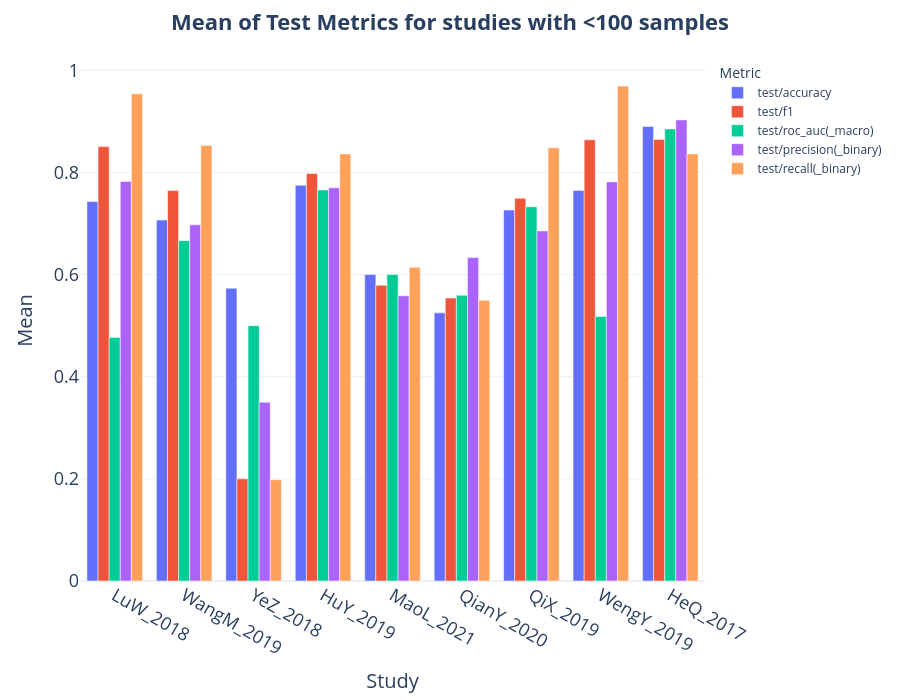
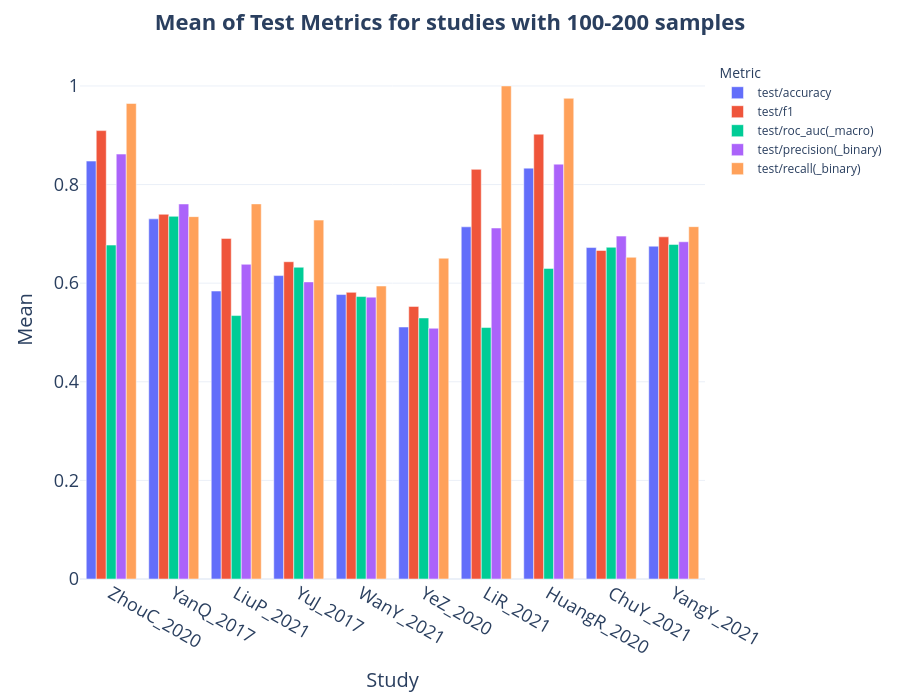
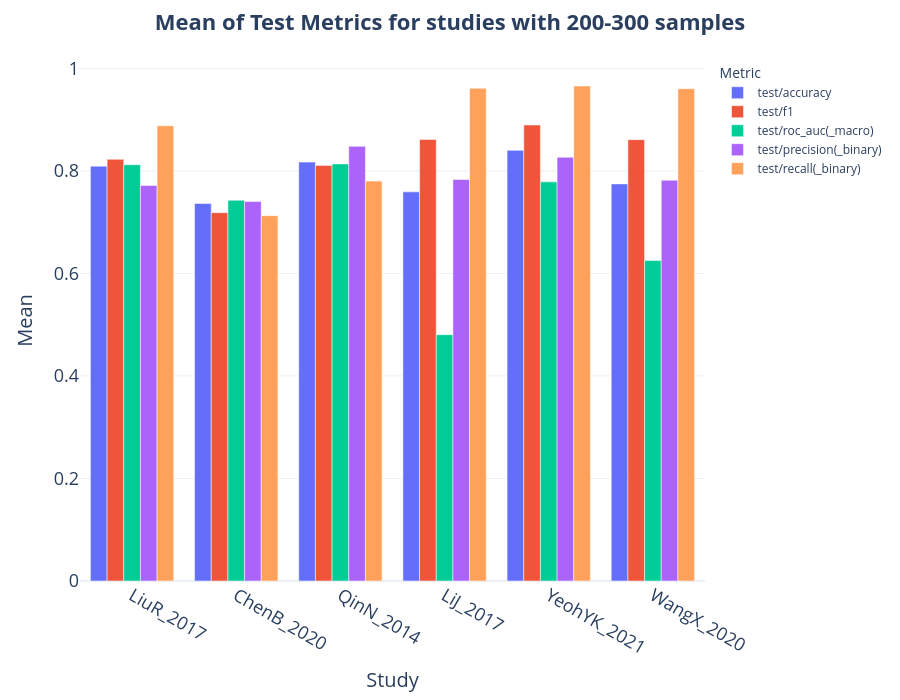
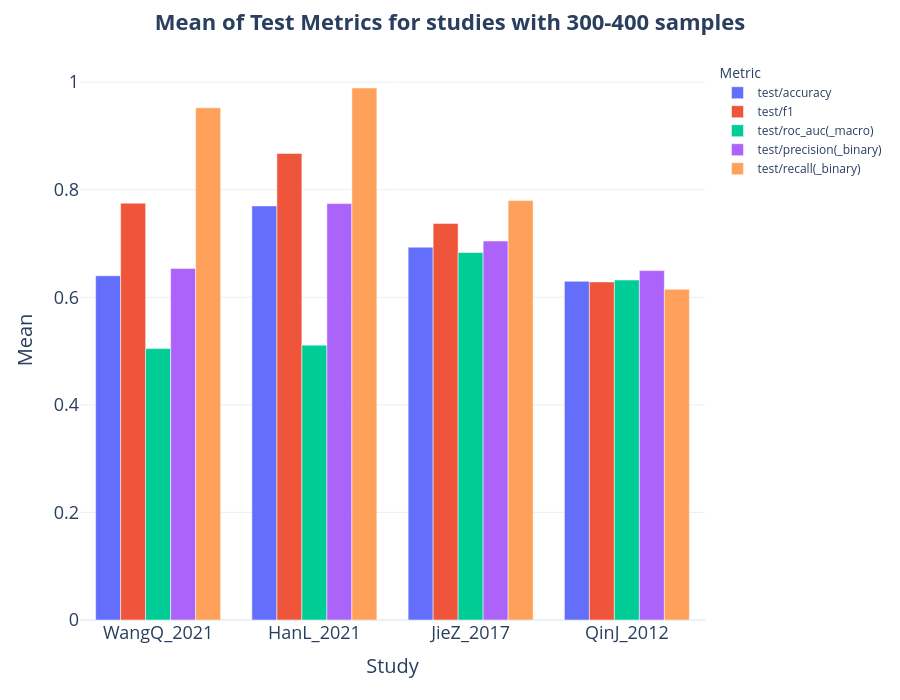

Notebook cell for these charts, in order:
### Code cell
# Look at the lists separately and compare between studies within a list
def do_this(study_list, title_addition):
    ## studies_less_than_100
    data = []
    for study in study_list:
        study_df = full_df[full_df["run_name"].str.contains(study)]
        for metric in metrics:
            data.append(
                {
                    "Study": study,
                    "Metric": metric,
                    "Mean": study_df[study_df["Metric"] == metric]["Mean"].mean(),
                }
            )

    df_plot = pd.DataFrame(data)

    # Create an interactive grouped bar chart
    fig = px.bar(
        df_plot,
        x="Study",
        y="Mean",
        color="Metric",
        barmode="group",
        title=f"",
        template="plotly_white",
        hover_data={"Mean": ":.3f"},
    )
    fig.update_layout(height=700)
    fig.update_layout(
        title=dict(
            text=f"Mean of Test Metrics for studies with {title_addition} samples",
            font=dict(weight="bold", size=22),
            x=0.5,
        )
    )
    # larger font size for x and y axis and labels
    fig.update_xaxes(title_font=dict(size=20))
    fig.update_yaxes(title_font=dict(size=20))
    fig.update_xaxes(tickfont=dict(size=18))
    fig.update_yaxes(tickfont=dict(size=18))

    fig.show()


do_this(studies_less_than_100, "<100")
do_this(studies_b_100_200, "100-200")
do_this(studies_b_200_300, "200-300")
do_this(studies_b_300_400, "300-400")

### Figure 1 — Plotly figure (JSON) as saved in the notebook; plotly's stock layout.template omitted (floating-point values rounded to 4 significant figures)
{"data": [{"alignmentgroup": "True", "hovertemplate": "Metric=test/accuracy<br>Study=%{x}<br>Mean=%{y:.3f}<extra></extra>", "legendgroup": "test/accuracy", "marker": {"color": "#636efa", "pattern": {"shape": ""}}, "name": "test/accuracy", "offsetgroup": "test/accuracy", "orientation": "v", "showlegend": true, "textposition": "auto", "type": "bar", "x": ["LuW_2018", "WangM_2019", "YeZ_2018", "HuY_2019", "MaoL_2021", "QianY_2020", "QiX_2019", "WengY_2019", "HeQ_2017"], "xaxis": "x", "y": [0.7429, 0.7067, 0.5733, 0.775, 0.6, 0.525, 0.7263, 0.7647, 0.89], "yaxis": "y"}, {"alignmentgroup": "True", "hovertemplate": "Metric=test/f1<br>Study=%{x}<br>Mean=%{y:.3f}<extra></extra>", "legendgroup": "test/f1", "marker": {"color": "#EF553B", "pattern": {"shape": ""}}, "name": "test/f1", "offsetgroup": "test/f1", "orientation": "v", "showlegend": true, "textposition": "auto", "type": "bar", "x": ["LuW_2018", "WangM_2019", "YeZ_2018", "HuY_2019", "MaoL_2021", "QianY_2020", "QiX_2019", "WengY_2019", "HeQ_2017"], "xaxis": "x", "y": [0.8505, 0.7643, 0.2, 0.7979, 0.5789, 0.5541, 0.7494, 0.8638, 0.8645], "yaxis": "y"}, {"alignmentgroup": "True", "hovertemplate": "Metric=test/roc_auc(_macro)<br>Study=%{x}<br>Mean=%{y:.3f}<extra></extra>", "legendgroup": "test/roc_auc(_macro)", "marker": {"color": "#00cc96", "pattern": {"shape": ""}}, "name": "test/roc_auc(_macro)", "offsetgroup": "test/roc_auc(_macro)", "orientation": "v", "showlegend": true, "textposition": "auto", "type": "bar", "x": ["LuW_2018", "WangM_2019", "YeZ_2018", "HuY_2019", "MaoL_2021", "QianY_2020", "QiX_2019", "WengY_2019", "HeQ_2017"], "xaxis": "x", "y": [0.4769, 0.6664, 0.4997, 0.7657, 0.5999, 0.5595, 0.7327, 0.5179, 0.885], "yaxis": "y"}, {"alignmentgroup": "True", "hovertemplate": "Metric=test/precision(_binary)<br>Study=%{x}<br>Mean=%{y:.3f}<extra></extra>", "legendgroup": "test/precision(_binary)", "marker": {"color": "#ab63fa", "pattern": {"shape": ""}}, "name": "test/precision(_binary)", "offsetgroup": "test/precision(_binary)", "orientation": "v", "showlegend": true, "textposition": "auto", "type": "bar", "x": ["LuW_2018", "WangM_2019", "YeZ_2018", "HuY_2019", "MaoL_2021", "QianY_2020", "QiX_2019", "WengY_2019", "HeQ_2017"], "xaxis": "x", "y": [0.7822, 0.6973, 0.35, 0.77, 0.5583, 0.6333, 0.6854, 0.7814, 0.9028], "yaxis": "y"}, {"alignmentgroup": "True", "hovertemplate": "Metric=test/recall(_binary)<br>Study=%{x}<br>Mean=%{y:.3f}<extra></extra>", "legendgroup": "test/recall(_binary)", "marker": {"color": "#FFA15A", "pattern": {"shape": ""}}, "name": "test/recall(_binary)", "offsetgroup": "test/recall(_binary)", "orientation": "v", "showlegend": true, "textposition": "auto", "type": "bar", "x": ["LuW_2018", "WangM_2019", "YeZ_2018", "HuY_2019", "MaoL_2021", "QianY_2020", "QiX_2019", "WengY_2019", "HeQ_2017"], "xaxis": "x", "y": [0.9538, 0.8528, 0.1983, 0.8362, 0.6143, 0.5495, 0.8483, 0.969, 0.8362], "yaxis": "y"}], "layout": {"barmode": "group", "height": 700, "legend": {"title": {"text": "Metric"}, "tracegroupgap": 0}, "margin": {"t": 60}, "title": {"font": {"size": 22, "weight": "bold"}, "text": "Mean of Test Metrics for studies with <100 samples", "x": 0.5}, "xaxis": {"anchor": "y", "domain": [0, 1], "tickfont": {"size": 18}, "title": {"font": {"size": 20}, "text": "Study"}}, "yaxis": {"anchor": "x", "domain": [0, 1], "tickfont": {"size": 18}, "title": {"font": {"size": 20}, "text": "Mean"}}}}

### Figure 2 — Plotly figure (JSON) as saved in the notebook; plotly's stock layout.template omitted (floating-point values rounded to 4 significant figures)
{"data": [{"alignmentgroup": "True", "hovertemplate": "Metric=test/accuracy<br>Study=%{x}<br>Mean=%{y:.3f}<extra></extra>", "legendgroup": "test/accuracy", "marker": {"color": "#636efa", "pattern": {"shape": ""}}, "name": "test/accuracy", "offsetgroup": "test/accuracy", "orientation": "v", "showlegend": true, "textposition": "auto", "type": "bar", "x": ["ZhouC_2020", "YanQ_2017", "LiuP_2021", "YuJ_2017", "WanY_2021", "YeZ_2020", "LiR_2021", "HuangR_2020", "ChuY_2021", "YangY_2021"], "xaxis": "x", "y": [0.8476, 0.7304, 0.584, 0.6154, 0.5769, 0.5111, 0.7143, 0.8333, 0.6722, 0.675], "yaxis": "y"}, {"alignmentgroup": "True", "hovertemplate": "Metric=test/f1<br>Study=%{x}<br>Mean=%{y:.3f}<extra></extra>", "legendgroup": "test/f1", "marker": {"color": "#EF553B", "pattern": {"shape": ""}}, "name": "test/f1", "offsetgroup": "test/f1", "orientation": "v", "showlegend": true, "textposition": "auto", "type": "bar", "x": ["ZhouC_2020", "YanQ_2017", "LiuP_2021", "YuJ_2017", "WanY_2021", "YeZ_2020", "LiR_2021", "HuangR_2020", "ChuY_2021", "YangY_2021"], "xaxis": "x", "y": [0.9094, 0.7397, 0.6908, 0.6435, 0.5814, 0.5528, 0.8308, 0.9022, 0.6663, 0.694], "yaxis": "y"}, {"alignmentgroup": "True", "hovertemplate": "Metric=test/roc_auc(_macro)<br>Study=%{x}<br>Mean=%{y:.3f}<extra></extra>", "legendgroup": "test/roc_auc(_macro)", "marker": {"color": "#00cc96", "pattern": {"shape": ""}}, "name": "test/roc_auc(_macro)", "offsetgroup": "test/roc_auc(_macro)", "orientation": "v", "showlegend": true, "textposition": "auto", "type": "bar", "x": ["ZhouC_2020", "YanQ_2017", "LiuP_2021", "YuJ_2017", "WanY_2021", "YeZ_2020", "LiR_2021", "HuangR_2020", "ChuY_2021", "YangY_2021"], "xaxis": "x", "y": [0.6772, 0.7356, 0.5343, 0.6323, 0.5729, 0.5294, 0.51, 0.63, 0.6728, 0.6786], "yaxis": "y"}, {"alignmentgroup": "True", "hovertemplate": "Metric=test/precision(_binary)<br>Study=%{x}<br>Mean=%{y:.3f}<extra></extra>", "legendgroup": "test/precision(_binary)", "marker": {"color": "#ab63fa", "pattern": {"shape": ""}}, "name": "test/precision(_binary)", "offsetgroup": "test/precision(_binary)", "orientation": "v", "showlegend": true, "textposition": "auto", "type": "bar", "x": ["ZhouC_2020", "YanQ_2017", "LiuP_2021", "YuJ_2017", "WanY_2021", "YeZ_2020", "LiR_2021", "HuangR_2020", "ChuY_2021", "YangY_2021"], "xaxis": "x", "y": [0.8618, 0.7606, 0.6383, 0.6025, 0.5717, 0.5086, 0.7119, 0.8414, 0.6954, 0.6839], "yaxis": "y"}, {"alignmentgroup": "True", "hovertemplate": "Metric=test/recall(_binary)<br>Study=%{x}<br>Mean=%{y:.3f}<extra></extra>", "legendgroup": "test/recall(_binary)", "marker": {"color": "#FFA15A", "pattern": {"shape": ""}}, "name": "test/recall(_binary)", "offsetgroup": "test/recall(_binary)", "orientation": "v", "showlegend": true, "textposition": "auto", "type": "bar", "x": ["ZhouC_2020", "YanQ_2017", "LiuP_2021", "YuJ_2017", "WanY_2021", "YeZ_2020", "LiR_2021", "HuangR_2020", "ChuY_2021", "YangY_2021"], "xaxis": "x", "y": [0.9645, 0.7349, 0.7608, 0.7279, 0.5942, 0.6506, 1, 0.9749, 0.6525, 0.7146], "yaxis": "y"}], "layout": {"barmode": "group", "height": 700, "legend": {"title": {"text": "Metric"}, "tracegroupgap": 0}, "margin": {"t": 60}, "title": {"font": {"size": 22, "weight": "bold"}, "text": "Mean of Test Metrics for studies with 100-200 samples", "x": 0.5}, "xaxis": {"anchor": "y", "domain": [0, 1], "tickfont": {"size": 18}, "title": {"font": {"size": 20}, "text": "Study"}}, "yaxis": {"anchor": "x", "domain": [0, 1], "tickfont": {"size": 18}, "title": {"font": {"size": 20}, "text": "Mean"}}}}

### Figure 3 — Plotly figure (JSON) as saved in the notebook; plotly's stock layout.template omitted (floating-point values rounded to 4 significant figures)
{"data": [{"alignmentgroup": "True", "hovertemplate": "Metric=test/accuracy<br>Study=%{x}<br>Mean=%{y:.3f}<extra></extra>", "legendgroup": "test/accuracy", "marker": {"color": "#636efa", "pattern": {"shape": ""}}, "name": "test/accuracy", "offsetgroup": "test/accuracy", "orientation": "v", "showlegend": true, "textposition": "auto", "type": "bar", "x": ["LiuR_2017", "ChenB_2020", "QinN_2014", "LiJ_2017", "YeohYK_2021", "WangX_2020"], "xaxis": "x", "y": [0.8091, 0.7362, 0.817, 0.759, 0.84, 0.7745], "yaxis": "y"}, {"alignmentgroup": "True", "hovertemplate": "Metric=test/f1<br>Study=%{x}<br>Mean=%{y:.3f}<extra></extra>", "legendgroup": "test/f1", "marker": {"color": "#EF553B", "pattern": {"shape": ""}}, "name": "test/f1", "offsetgroup": "test/f1", "orientation": "v", "showlegend": true, "textposition": "auto", "type": "bar", "x": ["LiuR_2017", "ChenB_2020", "QinN_2014", "LiJ_2017", "YeohYK_2021", "WangX_2020"], "xaxis": "x", "y": [0.8224, 0.7184, 0.8106, 0.8613, 0.8893, 0.8609], "yaxis": "y"}, {"alignmentgroup": "True", "hovertemplate": "Metric=test/roc_auc(_macro)<br>Study=%{x}<br>Mean=%{y:.3f}<extra></extra>", "legendgroup": "test/roc_auc(_macro)", "marker": {"color": "#00cc96", "pattern": {"shape": ""}}, "name": "test/roc_auc(_macro)", "offsetgroup": "test/roc_auc(_macro)", "orientation": "v", "showlegend": true, "textposition": "auto", "type": "bar", "x": ["LiuR_2017", "ChenB_2020", "QinN_2014", "LiJ_2017", "YeohYK_2021", "WangX_2020"], "xaxis": "x", "y": [0.8119, 0.7425, 0.8136, 0.4805, 0.7785, 0.625], "yaxis": "y"}, {"alignmentgroup": "True", "hovertemplate": "Metric=test/precision(_binary)<br>Study=%{x}<br>Mean=%{y:.3f}<extra></extra>", "legendgroup": "test/precision(_binary)", "marker": {"color": "#ab63fa", "pattern": {"shape": ""}}, "name": "test/precision(_binary)", "offsetgroup": "test/precision(_binary)", "orientation": "v", "showlegend": true, "textposition": "auto", "type": "bar", "x": ["LiuR_2017", "ChenB_2020", "QinN_2014", "LiJ_2017", "YeohYK_2021", "WangX_2020"], "xaxis": "x", "y": [0.7714, 0.7401, 0.8478, 0.7831, 0.8265, 0.7817], "yaxis": "y"}, {"alignmentgroup": "True", "hovertemplate": "Metric=test/recall(_binary)<br>Study=%{x}<br>Mean=%{y:.3f}<extra></extra>", "legendgroup": "test/recall(_binary)", "marker": {"color": "#FFA15A", "pattern": {"shape": ""}}, "name": "test/recall(_binary)", "offsetgroup": "test/recall(_binary)", "orientation": "v", "showlegend": true, "textposition": "auto", "type": "bar", "x": ["LiuR_2017", "ChenB_2020", "QinN_2014", "LiJ_2017", "YeohYK_2021", "WangX_2020"], "xaxis": "x", "y": [0.8878, 0.7126, 0.7799, 0.9609, 0.9654, 0.9602], "yaxis": "y"}], "layout": {"barmode": "group", "height": 700, "legend": {"title": {"text": "Metric"}, "tracegroupgap": 0}, "margin": {"t": 60}, "title": {"font": {"size": 22, "weight": "bold"}, "text": "Mean of Test Metrics for studies with 200-300 samples", "x": 0.5}, "xaxis": {"anchor": "y", "domain": [0, 1], "tickfont": {"size": 18}, "title": {"font": {"size": 20}, "text": "Study"}}, "yaxis": {"anchor": "x", "domain": [0, 1], "tickfont": {"size": 18}, "title": {"font": {"size": 20}, "text": "Mean"}}}}

### Figure 4 — Plotly figure (JSON) as saved in the notebook; plotly's stock layout.template omitted (floating-point values rounded to 4 significant figures)
{"data": [{"alignmentgroup": "True", "hovertemplate": "Metric=test/accuracy<br>Study=%{x}<br>Mean=%{y:.3f}<extra></extra>", "legendgroup": "test/accuracy", "marker": {"color": "#636efa", "pattern": {"shape": ""}}, "name": "test/accuracy", "offsetgroup": "test/accuracy", "orientation": "v", "showlegend": true, "textposition": "auto", "type": "bar", "x": ["WangQ_2021", "HanL_2021", "JieZ_2017", "QinJ_2012"], "xaxis": "x", "y": [0.64, 0.7699, 0.6932, 0.6297], "yaxis": "y"}, {"alignmentgroup": "True", "hovertemplate": "Metric=test/f1<br>Study=%{x}<br>Mean=%{y:.3f}<extra></extra>", "legendgroup": "test/f1", "marker": {"color": "#EF553B", "pattern": {"shape": ""}}, "name": "test/f1", "offsetgroup": "test/f1", "orientation": "v", "showlegend": true, "textposition": "auto", "type": "bar", "x": ["WangQ_2021", "HanL_2021", "JieZ_2017", "QinJ_2012"], "xaxis": "x", "y": [0.775, 0.8674, 0.7374, 0.6285], "yaxis": "y"}, {"alignmentgroup": "True", "hovertemplate": "Metric=test/roc_auc(_macro)<br>Study=%{x}<br>Mean=%{y:.3f}<extra></extra>", "legendgroup": "test/roc_auc(_macro)", "marker": {"color": "#00cc96", "pattern": {"shape": ""}}, "name": "test/roc_auc(_macro)", "offsetgroup": "test/roc_auc(_macro)", "orientation": "v", "showlegend": true, "textposition": "auto", "type": "bar", "x": ["WangQ_2021", "HanL_2021", "JieZ_2017", "QinJ_2012"], "xaxis": "x", "y": [0.5046, 0.511, 0.6833, 0.6321], "yaxis": "y"}, {"alignmentgroup": "True", "hovertemplate": "Metric=test/precision(_binary)<br>Study=%{x}<br>Mean=%{y:.3f}<extra></extra>", "legendgroup": "test/precision(_binary)", "marker": {"color": "#ab63fa", "pattern": {"shape": ""}}, "name": "test/precision(_binary)", "offsetgroup": "test/precision(_binary)", "orientation": "v", "showlegend": true, "textposition": "auto", "type": "bar", "x": ["WangQ_2021", "HanL_2021", "JieZ_2017", "QinJ_2012"], "xaxis": "x", "y": [0.6538, 0.7742, 0.7046, 0.6496], "yaxis": "y"}, {"alignmentgroup": "True", "hovertemplate": "Metric=test/recall(_binary)<br>Study=%{x}<br>Mean=%{y:.3f}<extra></extra>", "legendgroup": "test/recall(_binary)", "marker": {"color": "#FFA15A", "pattern": {"shape": ""}}, "name": "test/recall(_binary)", "offsetgroup": "test/recall(_binary)", "orientation": "v", "showlegend": true, "textposition": "auto", "type": "bar", "x": ["WangQ_2021", "HanL_2021", "JieZ_2017", "QinJ_2012"], "xaxis": "x", "y": [0.9524, 0.9892, 0.7798, 0.6149], "yaxis": "y"}], "layout": {"barmode": "group", "height": 700, "legend": {"title": {"text": "Metric"}, "tracegroupgap": 0}, "margin": {"t": 60}, "title": {"font": {"size": 22, "weight": "bold"}, "text": "Mean of Test Metrics for studies with 300-400 samples", "x": 0.5}, "xaxis": {"anchor": "y", "domain": [0, 1], "tickfont": {"size": 18}, "title": {"font": {"size": 20}, "text": "Study"}}, "yaxis": {"anchor": "x", "domain": [0, 1], "tickfont": {"size": 18}, "title": {"font": {"size": 20}, "text": "Mean"}}}}
